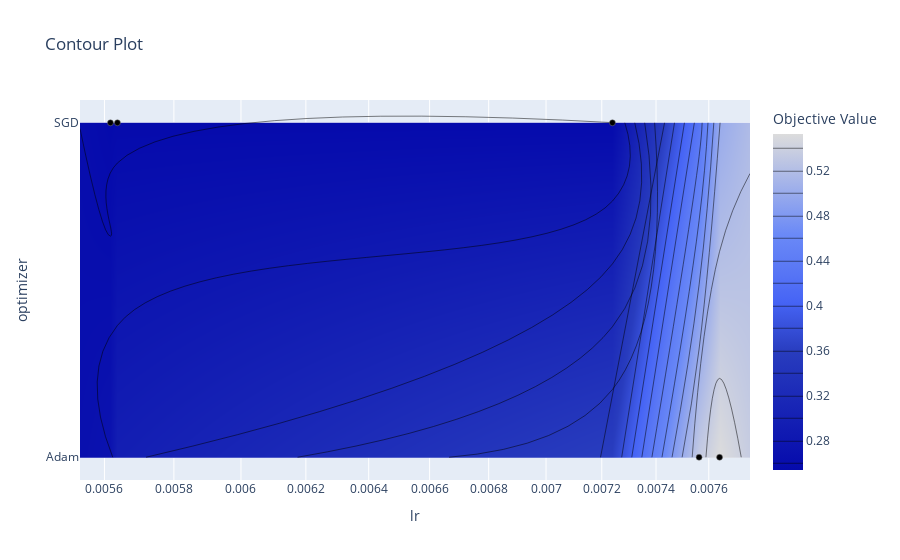

The code cell stored with this chart in its notebook:
### Code cell
optuna.visualization.plot_contour(study, params=['optimizer', 'lr'])

### Figure 1 — Plotly figure (JSON) as saved in the notebook; plotly's stock layout.template omitted (floating-point values rounded to 4 significant figures)
{"data": [{"colorbar": {"title": {"text": "Objective Value"}}, "colorscale": [[0, "rgb(5,10,172)"], [0.35, "rgb(40,60,190)"], [0.5, "rgb(70,100,245)"], [0.6, "rgb(90,120,245)"], [0.7, "rgb(106,137,247)"], [1, "rgb(220,220,220)"]], "connectgaps": true, "contours": {"coloring": "heatmap"}, "hoverinfo": "none", "line": {"smoothing": 1.3}, "reversescale": false, "type": "contour", "x": [0.005531, 0.005617, 0.005637, 0.007239, 0.007563, 0.007641, 0.00776], "y": ["Adam", "SGD"], "z": [[null, null, null, null, 0.5337, 0.5524, null], [null, 0.2538, 0.255, 0.255, null, null, null]]}, {"marker": {"color": "black", "line": {"color": "Grey", "width": 0.5}}, "mode": "markers", "showlegend": false, "type": "scatter", "x": [0.007563, 0.005637, 0.005617, 0.007239, 0.007641], "y": ["Adam", "SGD", "SGD", "SGD", "Adam"]}], "layout": {"title": {"text": "Contour Plot"}, "xaxis": {"range": [-2.257, -2.11], "title": {"text": "lr"}, "type": "log"}, "yaxis": {"range": ["Adam", "SGD"], "title": {"text": "optimizer"}, "type": "category"}}}
